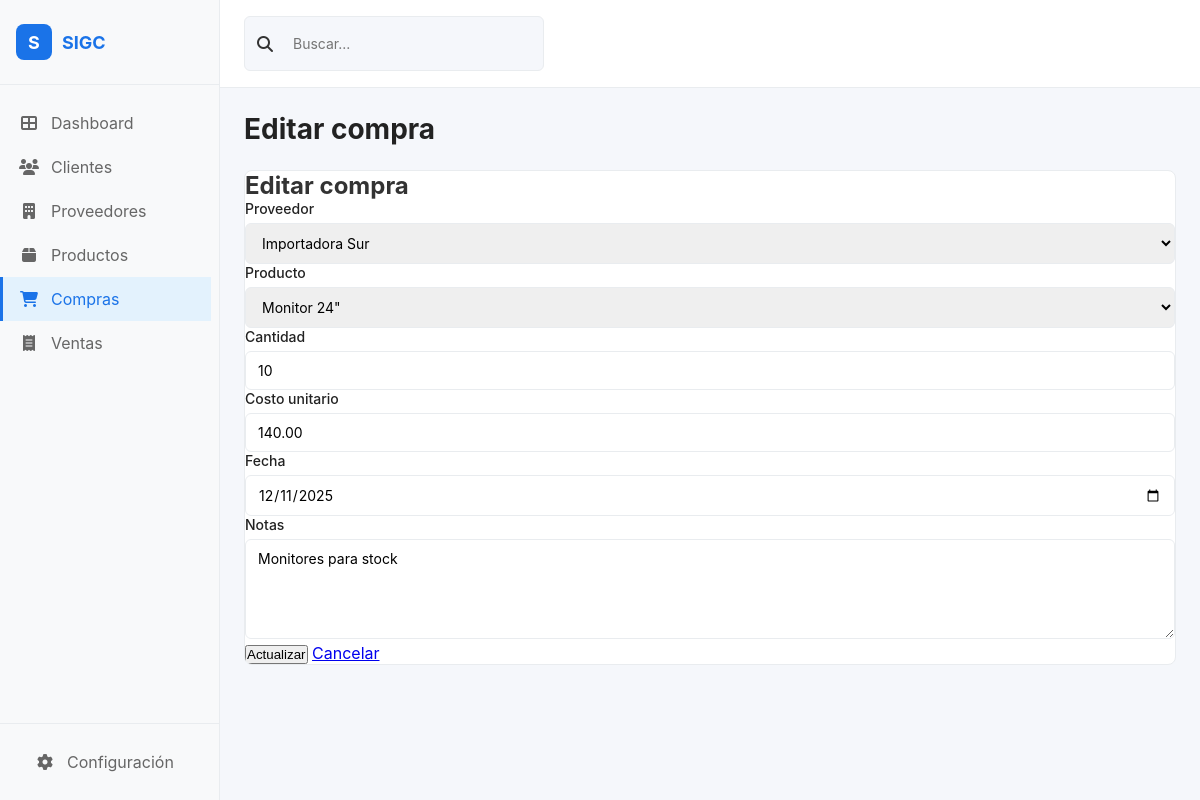
Page /modules/compras/update.php?id=2 on the committed database.
### tables this page shows
CREATE TABLE IF NOT EXISTS compras (
  id INT AUTO_INCREMENT PRIMARY KEY,
  proveedor_id INT NOT NULL,
  producto_id INT NOT NULL,
  cantidad INT NOT NULL DEFAULT 1,
  costo_unitario DECIMAL(10,2) NOT NULL DEFAULT 0,
  fecha DATE NOT NULL DEFAULT (CURRENT_DATE),
  notas TEXT,
  CONSTRAINT fk_compras_proveedor FOREIGN KEY (proveedor_id) REFERENCES proveedores(id) ON DELETE RESTRICT ON UPDATE CASCADE,
  CONSTRAINT fk_compras_producto FOREIGN KEY (producto_id) REFERENCES productos(id) ON DELETE RESTRICT ON UPDATE CASCADE
);

CREATE TABLE IF NOT EXISTS proveedores (
  id INT AUTO_INCREMENT PRIMARY KEY,
  nombre VARCHAR(140) NOT NULL,
  contacto VARCHAR(140),
  telefono VARCHAR(60),
  email VARCHAR(160),
  direccion VARCHAR(200),
  creado_en TIMESTAMP DEFAULT CURRENT_TIMESTAMP
);

CREATE TABLE IF NOT EXISTS productos (
  id INT AUTO_INCREMENT PRIMARY KEY,
  nombre VARCHAR(160) NOT NULL,
  descripcion TEXT,
  precio DECIMAL(10,2) NOT NULL DEFAULT 0,
  stock INT NOT NULL DEFAULT 0,
  proveedor_id INT,
  creado_en TIMESTAMP DEFAULT CURRENT_TIMESTAMP,
  CONSTRAINT fk_productos_proveedor FOREIGN KEY (proveedor_id) REFERENCES proveedores(id) ON DELETE SET NULL ON UPDATE CASCADE
);

### modules/compras/update.php (the view, shortened to what this page needs)
<?php
require_once __DIR__ . '/../../config/layout.php';
$db = db();
$id = (int)($_GET['id'] ?? 0);
$stmt = $db->prepare('SELECT * FROM compras WHERE id = ?');
$stmt->execute([$id]);
$compra = $stmt->fetch();
$proveedores = $db->query('SELECT id, nombre FROM proveedores ORDER BY nombre')->fetchAll();
$productos = $db->query('SELECT id, nombre FROM productos ORDER BY nombre')->fetchAll();
echo renderHeader('Editar compra');
?>
<div class="card">
  <h2>Editar compra</h2>
  <form method="post">
    <div>
      <label for="proveedor_id">Proveedor</label>
      <select required name="proveedor_id" id="proveedor_id">
        <?php foreach ($proveedores as $pr): ?>
          <option value="<?= $pr['id'] ?>" <?= $compra['proveedor_id'] == $pr['id'] ? 'selected' : '' ?>><?= htmlspecialchars($pr['nombre']) ?></option>
        <?php endforeach; ?>
      </select>
    </div>
    <div>
      <label for="producto_id">Producto</label>
      <select required name="producto_id" id="producto_id">
        <?php foreach ($productos as $p): ?>
          <option value="<?= $p['id'] ?>" <?= $compra['producto_id'] == $p['id'] ? 'selected' : '' ?>><?= htmlspecialchars($p['nombre']) ?></option>
        <?php endforeach; ?>
      </select>
    </div>
    <div>
      <label for="cantidad">Cantidad</label>
      <input type="number" name="cantidad" id="cantidad" value="<?= (int)$compra['cantidad'] ?>" min="1" />
    </div>
    <div>
      <label for="costo_unitario">Costo unitario</label>
      <input type="number" step="0.01" name="costo_unitario" id="costo_unitario" value="<?= htmlspecialchars($compra['costo_unitario']) ?>" />
    </div>
    <div>
      <label for="fecha">Fecha</label>
      <input type="date" name="fecha" id="fecha" value="<?= htmlspecialchars($compra['fecha']) ?>" />
    </div>
    <div>
      <label for="notas">Notas</label>
      <textarea name="notas" id="notas" rows="2"><?= htmlspecialchars($compra['notas']) ?></textarea>
    </div>
    <div>
      <button class="btn" type="submit">Actualizar</button>
      <a class="btn secondary" href="read.php">Cancelar</a>
    </div>
  </form>
</div>
<?php echo renderFooter(); ?>

### config/layout.php (style rules this page uses)
* { margin: 0; padding: 0; box-sizing: border-box; }
body { font-family: -apple-system, BlinkMacSystemFont, 'Segoe UI', Roboto, 'Helvetica Neue', Arial, sans-serif; background: #f5f7fb; color: #333; }
.card { background: white; border-radius: 8px; border: 1px solid #e9ecef; overflow: hidden; margin-bottom: 24px; }
label { display: block; margin-bottom: 6px; font-weight: 500; color: #222; font-size: 14px; }
input, textarea, select { width: 100%; padding: 10px 12px; border: 1px solid #e9ecef; border-radius: 6px; font-family: inherit; font-size: 14px; transition: border-color 0.2s; }
textarea { resize: vertical; min-height: 100px; }

### rows in the picture
compras: proveedor_id "Importadora Sur", producto_id "Monitor 24\"", cantidad "10", costo_unitario "140.00", fecha "12/11/2025", notas "Monitores para stock"

### other values in the picture
$pageTitle "Editar compra"
